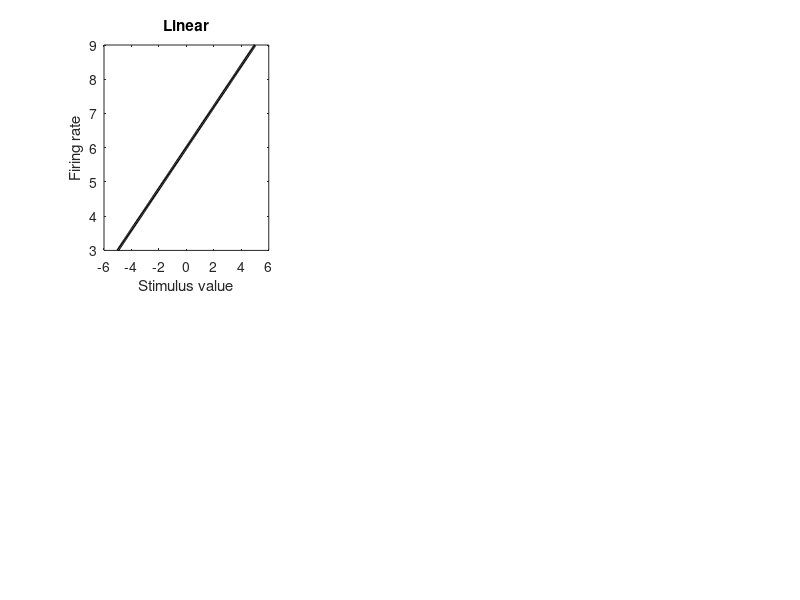

The MATLAB script that drew this image: (Note: this script raises an error after producing the figure.)
% plot_model_selection_examples.m
% Generates example curves for each model used in ModelSelectionTuning.

x = linspace(-5, 5, 200)';

fig = figure('Position', [100, 100, 1400, 550]);

% -------------------------------------------------------------------------
% 1. Linear: b0 + b1*x
% -------------------------------------------------------------------------
subplot(2, 3, 1);
beta_linear = [0.6, 6];   % [b1, b0] (polyval order) — min at x=-5: y=3
y_linear = polyval(beta_linear, x);
plot(x, y_linear, 'LineWidth', 2, 'Color', 'k');
xlabel('Stimulus value'); ylabel('Firing rate');
title('Linear');
subtitle('y = b_0 + b_1 x');
box off;

% -------------------------------------------------------------------------
% 2. Quadratic: b0 + b1*x + b2*x^2
% -------------------------------------------------------------------------
subplot(2, 3, 2);
beta_quad = [-0.3, 0, 10];   % [b2, b1, b0] concave-down, peak at x=0 — min at edges: y=2.5
y_quad = polyval(beta_quad, x);
plot(x, y_quad, 'LineWidth', 2, 'Color', 'k');
xlabel('Stimulus value'); ylabel('Firing rate');
title('Quadratic');
subtitle('y = b_0 + b_1 x + b_2 x^2');
box off;

% -------------------------------------------------------------------------
% 3. Cubic: b0 + b1*x + b2*x^2 + b3*x^3
% -------------------------------------------------------------------------
subplot(2, 3, 3);
beta_cubic = [0.02, 0, 0.3, 6];    % [b3, b2, b1, b0] S-shape — min at x=-5: y=2
y_cubic = polyval(beta_cubic, x);
plot(x, y_cubic, 'LineWidth', 2, 'Color', 'k');
xlabel('Stimulus value'); ylabel('Firing rate');
title('Cubic');
subtitle('y = b_0 + b_1 x + b_2 x^2 + b_3 x^3');
box off;

% -------------------------------------------------------------------------
% 4. Gaussian: A*exp(-(x-mu)^2 / (2*sigma^2)) + baseline
% -------------------------------------------------------------------------
subplot(2, 3, 4);
A = 5; mu = 0.5; sigma = 1.2; baseline = 1;
y_gauss = A * exp(-(x - mu).^2 / (2 * sigma^2)) + baseline;
plot(x, y_gauss, 'LineWidth', 2, 'Color', 'k');
xlabel('Stimulus value'); ylabel('Firing rate');
title('Gaussian');
subtitle('y = A exp(-(x-\mu)^2 / 2\sigma^2) + b');
box off;

% -------------------------------------------------------------------------
% 5. Asymmetric Gaussian: R_max*exp(-(x-x_max)^2 / sigma_x)
%    sigma_x = sigma_minus when x < x_max, sigma_plus when x >= x_max
% -------------------------------------------------------------------------
subplot(2, 3, 5);
R_max = 6; x_max = 0.5; sigma_minus = 0.8; sigma_plus = 3.5;
y_asym = zeros(size(x));
left  = x < x_max;
right = x >= x_max;
y_asym(left)  = R_max * exp(-(x(left)  - x_max).^2 / sigma_minus);
y_asym(right) = R_max * exp(-(x(right) - x_max).^2 / sigma_plus);
plot(x, y_asym, 'LineWidth', 2, 'Color', 'k');
xlabel('Stimulus value'); ylabel('Firing rate');
title('Asymmetric Gaussian');
subtitle('y = R_{max} exp(-(x-x_{max})^2 / \sigma_x),  \sigma_- \neq \sigma_+');
box off;

% -------------------------------------------------------------------------
% 6. Sigmoid: A / (1 + exp(-k*(x - x0))) + baseline
% -------------------------------------------------------------------------
subplot(2, 3, 6);
A_sig = 5; k = 1.5; x0 = 0; baseline_sig = 0.5;
y_sig = A_sig ./ (1 + exp(-k * (x - x0))) + baseline_sig;
plot(x, y_sig, 'LineWidth', 2, 'Color', 'k');
xlabel('Stimulus value'); ylabel('Firing rate');
title('Sigmoid');
subtitle('y = A / (1 + exp(-k(x - x_0))) + b');
box off;

sgtitle('ModelSelectionTuning — candidate models', 'FontSize', 14, 'FontWeight', 'bold');

% -------------------------------------------------------------------------
% Save as PDF
% -------------------------------------------------------------------------
output_path = fullfile(fileparts(mfilename('fullpath')), 'figures', 'model_selection_examples.pdf');
if ~exist(fileparts(output_path), 'dir')
    mkdir(fileparts(output_path));
end
exportgraphics(fig, output_path, 'ContentType', 'vector');
fprintf('Figure saved to: %s\n', output_path);
